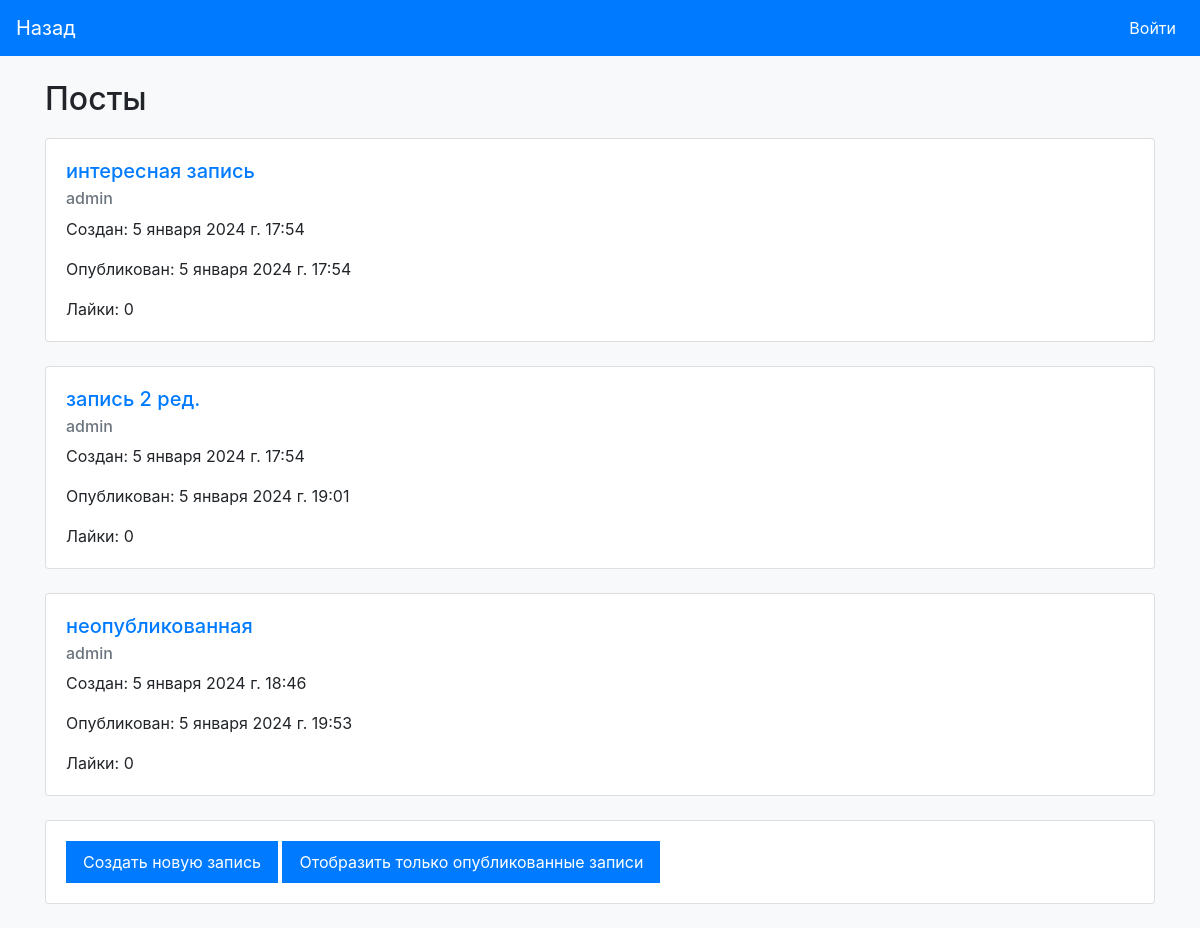
Screenshot of /forum/3/all_posts with the database file from the repository.
### blog/models.py (models this page shows, shortened)
class Post(models.Model):
    author = models.ForeignKey(settings.AUTH_USER_MODEL, on_delete=models.CASCADE)
    title = models.CharField(max_length=200, verbose_name="Заголовок")
    text = models.TextField(verbose_name="Текст")
    created_at = models.DateTimeField(default=timezone.now, verbose_name="Дата создания")
    published_at = models.DateTimeField(blank=True, null=True, verbose_name="Дата публикации")
    forum = models.ForeignKey(Forum, on_delete=models.CASCADE)
    likes = models.IntegerField(default=0)
    published = PostPublishedManager()
    objects = PostManager()
    is_published = models.BooleanField(default=False, verbose_name="Запись опубликована?")
    class Meta:
        verbose_name = 'Запись в блоге'
        verbose_name_plural = 'Записи в блоге'

### blog/views.py (the view)
# urls.py: path('forum/<int:forum_id>/all_posts', views.all_posts, name='all_posts'),
def all_posts(request, forum_id):
    try:
        forum = Forum.objects.get(id=forum_id)
    except Forum.DoesNotExist:
        raise Http404('Форум не найден')
    posts = Post.objects.all().order_by('created_at')
    return render(request, 'blog/all_posts.html', {'posts': posts, 'forum_id': forum_id})

### blog/managers.py (called while the page is built)
    def get_queryset(self):
        return PostQuerryset(self.model, using=self._db)

### blog/templates/blog/all_posts.html (shortened to what this page needs)
{% load static %}
<!DOCTYPE html>
<html lang="en">
<head>
    <link rel="stylesheet" href="https://stackpath.bootstrapcdn.com/bootstrap/4.3.1/css/bootstrap.min.css"
>
    <link rel="stylesheet" href="{% static 'blog/css/theme.css' %}">
</head>
<body>
    <nav class="navbar navbar-expand-lg navbar-light">
        <a class="navbar-brand" href="{% url 'forum_list' %}">Назад</a>
        <div class="collapse navbar-collapse" id="navbarNav">
            <ul class="navbar-nav ml-auto">
                {% if user.is_authenticated %}
                    <li class="nav-item dropdown">
                        <a class="nav-link dropdown-toggle" href="#" id="navbarDropdown" role="button" data-toggle="dropdown" aria-haspopup="true" aria-expanded="false">
                            <i class="fas fa-user-circle"></i> {{ user.username }}
                        </a>
                        <div class="dropdown-menu" aria-labelledby="navbarDropdown">
                        </div>
                    </li>
                {% else %}
                    <li class="nav-item">
                        <a class="nav-link" href="{% url 'login' %}">Войти</a>
                    </li>
                {% endif %}
            </ul>
        </div>
    </nav>
    <div class="container mt-4">
        <h2>Посты</h2>
        {% for post in posts %}
        <div class="card mb-4">
            <div class="card-body">
                <h5 class="card-title"><a href="{% url 'post' forum_id=forum_id post_id=post.id %}">{{ post.title }}</a></h5>
                <h6 class="card-subtitle mb-2 text-muted">{{ post.author }}</h6>
                <p class="card-text">Создан: {{ post.created_at }}</p>
                <p class="card-text">Опубликован: {{ post.published_at }}</p>
                <p class="card-text">Лайки: {{ post.likes }}</p>
            </div>
        </div>
        {% endfor %}
        <div class="card mb-4">
            <div class="card-body">
                <a class="btn btn-primary btn-square" href="{% url 'post_add' forum_id=forum_id %}">Создать новую запись</a>
                <a class="btn btn-primary btn-square" href="{% url 'post_list' forum_id=forum_id %}">Отобразить только опубликованные записи</a>
            </div>
        </div>
    </div>
</body>
</html>

### blog/static/blog/css/theme.css (style rules this page uses)
body { background-color: #f8f9fa; }
.navbar { background-color: #007bff; }
.navbar-brand, .nav-link { color: #ffffff !important; }
.card { margin-top: 20px; }
.btn-primary { background-color: #007bff; border-color: #007bff; }
.btn-square { border-radius: 0; }
.btn { padding: 0.5rem 1rem; }

### rows the page displays
Post: title "интересная запись", author "admin", created_at "5 января 2024 г. 17:54", published_at "5 января 2024 г. 17:54", likes "0"
Post: title "запись 2 ред.", author "admin", created_at "5 января 2024 г. 17:54", published_at "5 января 2024 г. 19:01", likes "0"
Post: title "неопубликованная", author "admin", created_at "5 января 2024 г. 18:46", published_at "5 января 2024 г. 19:53", likes "0"
